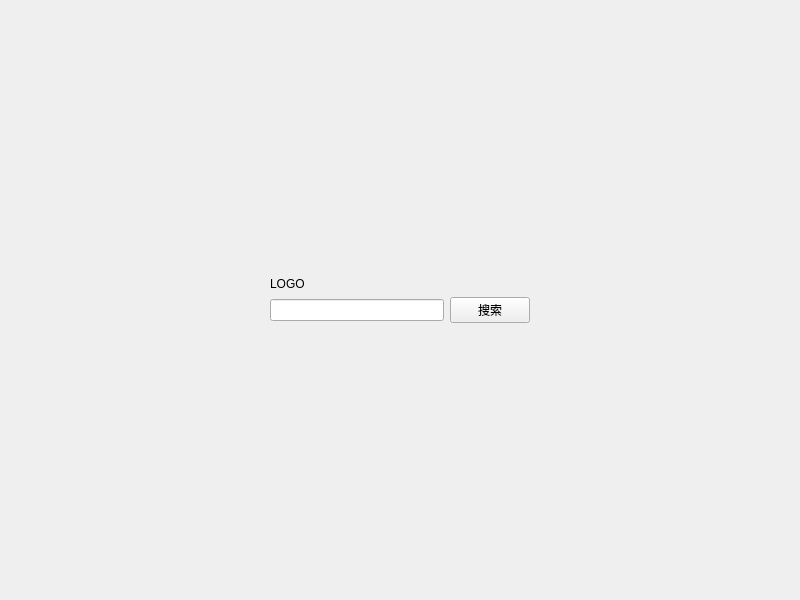
<?xml version="1.0" encoding="UTF-8"?>
<ui version="4.0">
 <class>Widget</class>
 <widget class="QWidget" name="Widget">
  <property name="geometry">
   <rect>
    <x>0</x>
    <y>0</y>
    <width>800</width>
    <height>600</height>
   </rect>
  </property>
  <property name="windowTitle">
   <string>海军视频搜索神器</string>
  </property>
  <layout class="QVBoxLayout" name="verticalLayout_3">
   <item>
    <layout class="QVBoxLayout" name="verticalLayout_2">
     <item>
      <spacer name="verticalSpacer">
       <property name="orientation">
        <enum>Qt::Vertical</enum>
       </property>
       <property name="sizeHint" stdset="0">
        <size>
         <width>20</width>
         <height>40</height>
        </size>
       </property>
      </spacer>
     </item>
     <item>
      <layout class="QHBoxLayout" name="horizontalLayout_2">
       <item>
        <spacer name="horizontalSpacer">
         <property name="orientation">
          <enum>Qt::Horizontal</enum>
         </property>
         <property name="sizeHint" stdset="0">
          <size>
           <width>40</width>
           <height>20</height>
          </size>
         </property>
        </spacer>
       </item>
       <item>
        <layout class="QVBoxLayout" name="verticalLayout">
         <item>
          <widget class="QLabel" name="LOGO">
           <property name="text">
            <string>LOGO</string>
           </property>
          </widget>
         </item>
         <item>
          <layout class="QHBoxLayout" name="horizontalLayout">
           <item>
            <widget class="QLineEdit" name="KeyWord"/>
           </item>
           <item>
            <widget class="QPushButton" name="searchBtn">
             <property name="text">
              <string>搜索</string>
             </property>
            </widget>
           </item>
          </layout>
         </item>
        </layout>
       </item>
       <item>
        <spacer name="horizontalSpacer_2">
         <property name="orientation">
          <enum>Qt::Horizontal</enum>
         </property>
         <property name="sizeHint" stdset="0">
          <size>
           <width>40</width>
           <height>20</height>
          </size>
         </property>
        </spacer>
       </item>
      </layout>
     </item>
     <item>
      <spacer name="verticalSpacer_2">
       <property name="orientation">
        <enum>Qt::Vertical</enum>
       </property>
       <property name="sizeHint" stdset="0">
        <size>
         <width>20</width>
         <height>40</height>
        </size>
       </property>
      </spacer>
     </item>
    </layout>
   </item>
  </layout>
 </widget>
 <resources/>
 <connections/>
</ui>
